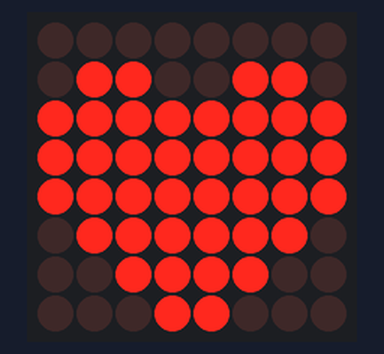
Simulated run of this sketch. Board: Arduino Uno, built with avr-gcc and run on an emulated ATmega328P. On the bench: 8×8 LED matrix.

Above: at 0.1 s.

The sketch:

MATRIX.ino
```cpp
#include "LedControl.h"
LedControl BBR(12,11,10);
void setup()
{
  BBR.shutdown(0,false);
  BBR.setIntensity(0,8);
  BBR.clearDisplay(0);
}
void loop()
{
  BBR.setRow(0,0,B00000000);
  BBR.setRow(0,1,B01100110);
  BBR.setRow(0,2,B11111111);
  BBR.setRow(0,3,B11111111);
  BBR.setRow(0,4,B11111111);
  BBR.setRow(0,5,B01111110);
  BBR.setRow(0,6,B00111100);
  BBR.setRow(0,7,B00011000);
}
```
